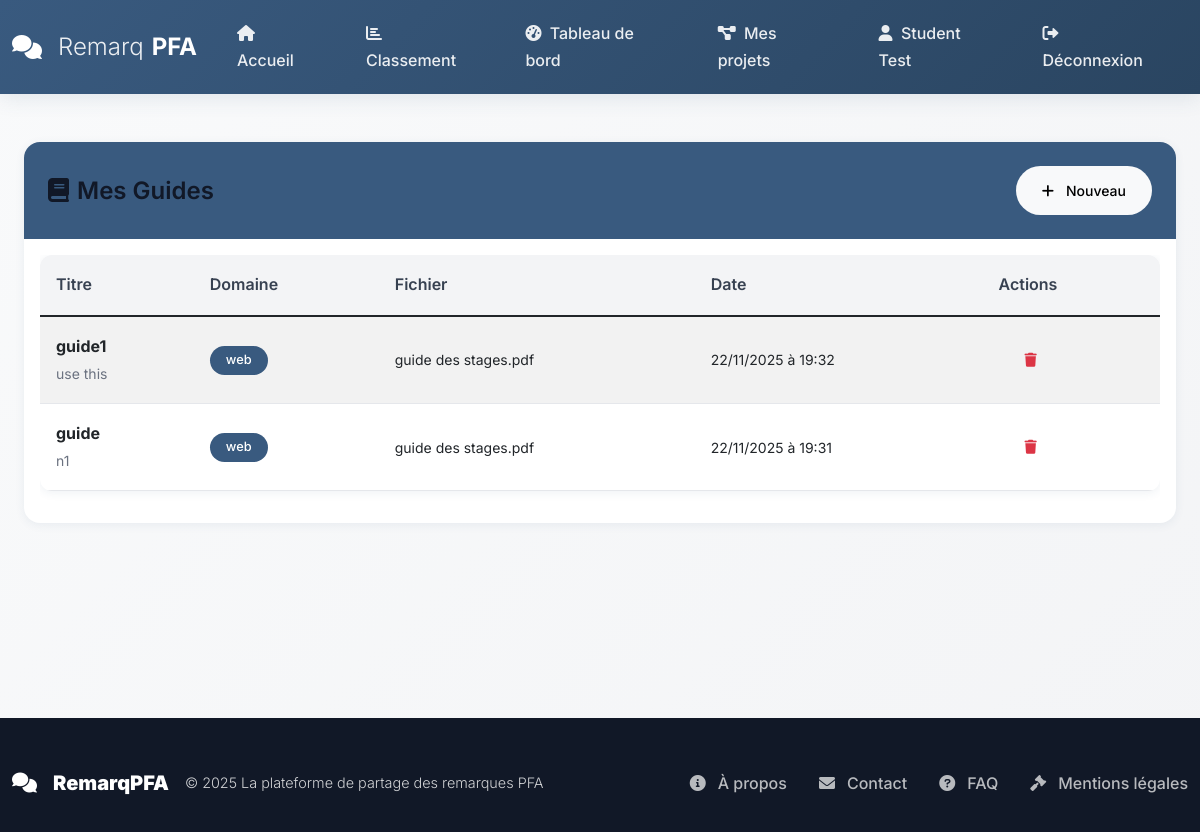
The app's page /ai/my-guides (signed in) with its own data.
### models.py (models this page shows, shortened)
class User(UserMixin, db.Model):
    __tablename__ = 'users'
    id = db.Column(db.Integer, primary_key=True)
    username = db.Column(db.String(80), unique=True, nullable=False, index=True)
    email = db.Column(db.String(120), unique=True, nullable=False, index=True)
    password_hash = db.Column(db.String(255), nullable=False)
    first_name = db.Column(db.String(50), nullable=True)
    last_name = db.Column(db.String(50), nullable=True)
    role = db.Column(db.String(20), nullable=False, default='student')
    is_active = db.Column(db.Boolean, default=True)
    created_at = db.Column(db.DateTime, default=datetime.utcnow)
    updated_at = db.Column(db.DateTime, default=datetime.utcnow, onupdate=datetime.utcnow)
    comments_as_jury = db.relationship('Comment',
                                      foreign_keys='Comment.jury_id',
                                      backref='jury_user',
                                      lazy='dynamic')
    comments_as_student = db.relationship('Comment',
                                         foreign_keys='Comment.student_id',
                                         backref='student_user',
                                         lazy='dynamic')
    pfa_projects = db.relationship('PFAProject',
                                  foreign_keys='PFAProject.student_id',
                                  backref='project_student',
                                  lazy='dynamic')
    project_comments = db.relationship('ProjectComment',
                                      foreign_keys='ProjectComment.user_id',
                                      backref='comment_author',
                                      lazy='dynamic')
    notifications = db.relationship('Notification',
                                   foreign_keys='Notification.user_id',
                                   backref='user',
                                   lazy='dynamic')
    def get_full_name(self):
        if self.first_name and self.last_name:
            return f"{self.first_name} {self.last_name}"
        return self.username

class UploadedGuide(db.Model):
    __tablename__ = 'uploaded_guides'
    id = db.Column(db.Integer, primary_key=True)
    user_id = db.Column(db.Integer, db.ForeignKey('users.id'), nullable=False)
    title = db.Column(db.String(200), nullable=False)
    description = db.Column(db.Text, nullable=True)
    file_path = db.Column(db.String(500), nullable=False)
    file_name = db.Column(db.String(255), nullable=False)
    file_size = db.Column(db.Integer, nullable=True)
    domain = db.Column(db.String(100), nullable=False)
    is_active = db.Column(db.Boolean, default=True)
    uploaded_at = db.Column(db.DateTime, default=datetime.utcnow)
    user = db.relationship('User', foreign_keys=[user_id])

### routes/ai_routes.py (the view)
@ai_bp.route('/my-guides')
@login_required
def my_guides():
    guides = UploadedGuide.query.filter_by(user_id=current_user.id).order_by(UploadedGuide.uploaded_at.desc()).all()
    return render_template('student/my_guides.html', guides=guides)

### templates/student/my_guides.html (shortened to what this page needs)
{% extends "base.html" %}
{% block content %}
<div class="container-fluid py-4">
    <div class="row">
        <div class="col-12">
            <div class="card">
                <div class="card-header bg-primary text-white d-flex justify-content-between align-items-center">
                    <h4 class="mb-0">
                        <i class="fas fa-book me-2"></i>Mes Guides
                    </h4>
                    <a href="{{ url_for('ai.upload_guide') }}" class="btn btn-light btn-sm">
                        <i class="fas fa-plus me-1"></i>Nouveau
                    </a>
                </div>
                <div class="card-body">
                    {% if guides %}
                    <div class="table-responsive">
                        <table class="table table-striped">
                            <thead>
                                <tr>
                                    <th>Titre</th>
                                    <th>Domaine</th>
                                    <th>Fichier</th>
                                    <th>Date</th>
                                    <th>Actions</th>
                                </tr>
                            </thead>
                            <tbody>
                                {% for guide in guides %}
                                <tr>
                                    <td>
                                        <strong>{{ guide.title }}</strong>
                                        {% if guide.description %}
                                        <br><small class="text-muted">{{ guide.description }}</small>
                                        {% endif %}
                                    </td>
                                    <td><span class="badge bg-primary">{{ guide.domain }}</span></td>
                                    <td><small>{{ guide.file_name }}</small></td>
                                    <td><small>{{ guide.uploaded_at|datetime }}</small></td>
                                    <td>
                                        <form action="{{ url_for('ai.delete_guide', guide_id=guide.id) }}" method="POST" class="d-inline">
                                            <button type="submit" class="btn btn-sm btn-outline-danger"
                                                    onclick="return confirm('Supprimer ce guide ?')">
                                                <i class="fas fa-trash"></i>
                                            </button>
                                        </form>
                                    </td>
                                </tr>
                                {% endfor %}
                            </tbody>
                        </table>
                    </div>
                    {% endif %}
                </div>
            </div>
        </div>
    </div>
</div>
{% endblock %}

### templates/base.html (shortened to what this page needs)
<!DOCTYPE html>
<html lang="fr">
<head>
    <link href="https://cdn.jsdelivr.net/npm/bootstrap@5.1.3/dist/css/bootstrap.min.css" rel="stylesheet">
    <link href="https://cdnjs.cloudflare.com/ajax/libs/font-awesome/6.0.0/css/all.min.css" rel="stylesheet">
    <link href="{{ url_for('static', filename='css/main.css') }}" rel="stylesheet">
    <link href="{{ url_for('static', filename='css/modern.css') }}" rel="stylesheet">
</head>
<body>
    <nav class="navbar navbar-expand-lg navbar-dark sticky-top" id="mainNav">
        <div class="container">
            <a class="navbar-brand" href="{{ url_for('public.home') }}">
                <i class="fas fa-comments me-2"></i>
                <span>Remarq</span><strong>PFA</strong>
            </a>
            <div class="collapse navbar-collapse" id="navbarNav">
                <div class="navbar-nav ms-auto">
                    <a class="nav-link" href="{{ url_for('public.home') }}" title="Accueil">
                        <i class="fas fa-home me-1"></i> Accueil
                    </a>
                    <a class="nav-link" href="{{ url_for('public.ranking') }}" title="Classement">
                        <i class="fas fa-chart-bar me-1"></i> Classement
                    </a>
                    {% if current_user.is_authenticated %}
                        {% if current_user.role == 'student' %}
                            <a class="nav-link" href="{{ url_for('student.dashboard') }}" title="Tableau de bord">
                                <i class="fas fa-tachometer-alt me-1"></i> Tableau de bord
                            </a>
                            <a class="nav-link" href="{{ url_for('student_projects.my_projects') }}" title="Mes projets">
                                <i class="fas fa-project-diagram me-1"></i> Mes projets
                            </a>
                        {% elif current_user.role == 'admin' %}
                            <a class="nav-link" href="{{ url_for('admin.dashboard') }}" title="Administration">
                                <i class="fas fa-cogs me-1"></i> Administration
                            </a>
                        {% endif %}
                        <a class="nav-link" href="{{ url_for('auth.profile') }}" title="Profil">
                            <i class="fas fa-user me-1"></i> {{ current_user.get_full_name() }}
                        </a>
                        <a class="nav-link" href="{{ url_for('auth.logout') }}" title="Déconnexion">
                            <i class="fas fa-sign-out-alt me-1"></i> Déconnexion
                        </a>
                    {% endif %}
                </div>
            </div>
        </div>
    </nav>
    <main class="flex-shrink-0">
        <div class="container mt-4">
            {% block content %}{% endblock content %}
        </div>
    </main>
    <footer class="footer mt-auto">
        <div class="container">
            <div class="footer-content">
                <div class="footer-brand">
                    <i class="fas fa-comments me-2"></i>
                    <strong>RemarqPFA</strong>
                    <span class="ms-2">© {{ current_year }} La plateforme de partage des remarques PFA</span>
                </div>
                <ul class="footer-links">
                    <li><a href="{{ url_for('public.about') }}" title="À propos"><i class="fas fa-info-circle me-1"></i>À propos</a></li>
                    <li><a href="{{ url_for('public.contact') }}" title="Contact"><i class="fas fa-envelope me-1"></i>Contact</a></li>
                    <li><a href="{{ url_for('public.faq') }}" title="FAQ"><i class="fas fa-question-circle me-1"></i>FAQ</a></li>
                    <li><a href="#" title="Mentions légales"><i class="fas fa-gavel me-1"></i>Mentions légales</a></li>
                </ul>
            </div>
        </div>
    </footer>
</body>
</html>

### static/css/main.css (style rules this page uses)
:root { --primary: #395A7F; --primary-dark: #2A4561; --primary-light: #4A76A3; --primary-soft: #E8EFF7; --primary-transparent: rgba(57, 90, 127, 0.1); --gray-50: #F9FAFB; --gray-100: #F3F4F6; --gray-200: #E5E7EB; --gray-300: #D1D5DB; --gray-400: #9CA3AF; --gray-500: #6B7280; --gray-600: #4B5563; --gray-700: #374151; --gray-800: #1F2937; --gray-900: #111827; --success: #10B981; --success-dark: #059669; --success-light: #D1FAE5; --warning: #F59E0B; --warning-dark: #D97706; --warning-light: #FEF3C7; --danger: #EF4444; --danger-dark: #DC2626; --danger-light: #FEE2E2; --info: #3B82F6; --info-dark: #2563EB; --info-light: #DBEAFE; --gradient-primary: linear-gradient(135deg, var(--primary) 0%, var(--primary-dark) 100%); --gradient-gray: linear-gradient(135deg, var(--gray-100) 0%, var(--gray-200) 100%); --gradient-success: linear-gradient(135deg, var(--success) 0%, var(--info) 100%); --shadow-sm: 0 2px 10px rgba(57, 90, 127, 0.08); --shadow-md: 0 4px 20px rgba(57, 90, 127, 0.12); --shadow-lg: 0 8px 40px rgba(57, 90, 127, 0.15); --shadow-primary: 0 8px 25px rgba(57, 90, 127, 0.25); --radius-sm: 8px; --radius-md: 12px; --radius-lg: 16px; --radius-xl: 20px; --radius-full: 50px; --transition-fast: 0.2s ease; --transition-normal: 0.3s ease; --transition-slow: 0.5s ease; }
* { margin: 0; padding: 0; box-sizing: border-box; }
body { font-family: 'Inter', -apple-system, BlinkMacSystemFont, 'Segoe UI', sans-serif; background: linear-gradient(135deg, var(--gray-50) 0%, var(--gray-100) 100%); color: var(--gray-800); line-height: 1.7; min-height: 100vh; font-weight: 400; }
h1, h2, h3, h4, h5, h6 { color: var(--gray-900); font-weight: 600; line-height: 1.3; margin-bottom: 0.5em; }
h4 { font-size: 1.5rem; }
.text-muted { color: var(--gray-500) !important; }
#mainNav { background: var(--gradient-primary) !important; box-shadow: var(--shadow-md); backdrop-filter: blur(10px); transition: all var(--transition-normal); border-bottom: none; }
.navbar-brand { font-size: 1.5rem; font-weight: 700; color: white !important; display: flex; align-items: center; gap: 0.5rem; }
.navbar-brand span { font-weight: 300; opacity: 0.9; }
.navbar-brand strong { font-weight: 700; }
.nav-link { color: rgba(255, 255, 255, 0.9) !important; font-weight: 500; padding: 0.75rem 1.25rem !important; margin: 0 0.25rem; border-radius: var(--radius-full); transition: all var(--transition-normal); position: relative; overflow: hidden; }
.nav-link::before { content: ''; position: absolute; top: 0; left: -100%; width: 100%; height: 100%; background: rgba(255, 255, 255, 0.15); transition: left var(--transition-normal); z-index: -1; }
.card { border: none; border-radius: var(--radius-lg); box-shadow: var(--shadow-sm); transition: all var(--transition-normal); background: white; overflow: hidden; }
.card-header { background: var(--gradient-primary); color: white; border: none; padding: 1.5rem; font-weight: 600; }
.btn { border-radius: var(--radius-full); font-weight: 500; padding: 0.75rem 1.5rem; transition: all var(--transition-normal); border: 2px solid transparent; display: inline-flex; align-items: center; gap: 0.5rem; }
.badge { border-radius: var(--radius-full); font-weight: 500; padding: 0.5rem 1rem; font-size: 0.8rem; }
.bg-primary { background: var(--primary) !important; }
.table { border-radius: var(--radius-md); overflow: hidden; box-shadow: var(--shadow-sm); }
.table th { background: var(--gray-100); color: var(--gray-700); font-weight: 600; border: none; padding: 1rem; }
.table td { padding: 1rem; border-color: var(--gray-200); vertical-align: middle; }
.footer { background: var(--gray-900); color: white; padding: 3rem 0 2rem; margin-top: auto; }
.footer-content { display: flex; justify-content: space-between; align-items: center; flex-wrap: wrap; gap: 2rem; }
.footer-brand { font-size: 1.25rem; font-weight: 700; color: white; display: flex; align-items: center; gap: 0.5rem; }
.footer-brand span { font-weight: 300; opacity: 0.8; font-size: 0.9rem; }
.footer-links { display: flex; list-style: none; margin: 0; padding: 0; gap: 2rem; }
.footer-links a { color: rgba(255, 255, 255, 0.7); text-decoration: none; transition: all var(--transition-normal); font-weight: 500; display: flex; align-items: center; gap: 0.5rem; }

### records on screen
User: get_full_name "Student Test"
UploadedGuide: title "guide1", description "use this", domain "web", file_name "guide des stages.pdf", uploaded_at "22/11/2025 à 19:32"
UploadedGuide: title "guide", description "n1", domain "web", file_name "guide des stages.pdf", uploaded_at "22/11/2025 à 19:31"
